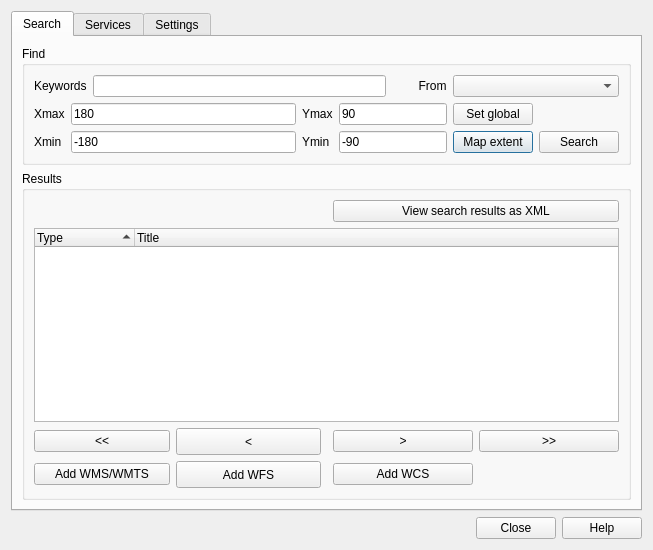
<?xml version="1.0" encoding="UTF-8"?>
<ui version="4.0">
 <class>MetaSearchDialog</class>
 <widget class="QDialog" name="MetaSearchDialog">
  <property name="geometry">
   <rect>
    <x>0</x>
    <y>0</y>
    <width>653</width>
    <height>550</height>
   </rect>
  </property>
  <property name="windowTitle">
   <string>MetaSearch</string>
  </property>
  <layout class="QVBoxLayout" name="verticalLayout">
   <item>
    <widget class="QTabWidget" name="tabWidget">
     <property name="currentIndex">
      <number>0</number>
     </property>
     <widget class="QWidget" name="tabSearch">
      <attribute name="title">
       <string>Search</string>
      </attribute>
      <layout class="QVBoxLayout" name="verticalLayout_2">
       <item>
        <widget class="QGroupBox" name="groupBox">
         <property name="sizePolicy">
          <sizepolicy hsizetype="Expanding" vsizetype="Fixed">
           <horstretch>0</horstretch>
           <verstretch>0</verstretch>
          </sizepolicy>
         </property>
         <property name="title">
          <string>Find</string>
         </property>
         <layout class="QGridLayout" name="gridLayout_3">
          <item row="0" column="1">
           <widget class="QLineEdit" name="leKeywords">
            <property name="sizePolicy">
             <sizepolicy hsizetype="Expanding" vsizetype="Fixed">
              <horstretch>0</horstretch>
              <verstretch>0</verstretch>
             </sizepolicy>
            </property>
           </widget>
          </item>
          <item row="0" column="0">
           <widget class="QLabel" name="label_3">
            <property name="text">
             <string>Keywords</string>
            </property>
           </widget>
          </item>
          <item row="2" column="3" colspan="2">
           <widget class="QPushButton" name="btnCanvasBbox">
            <property name="text">
             <string>Map extent</string>
            </property>
           </widget>
          </item>
          <item row="2" column="5">
           <widget class="QPushButton" name="btnSearch">
            <property name="text">
             <string>Search</string>
            </property>
           </widget>
          </item>
          <item row="1" column="3" colspan="2">
           <widget class="QPushButton" name="btnGlobalBbox">
            <property name="text">
             <string>Set global</string>
            </property>
           </widget>
          </item>
          <item row="0" column="3" colspan="3">
           <widget class="QComboBox" name="cmbConnectionsSearch">
            <property name="sizePolicy">
             <sizepolicy hsizetype="Expanding" vsizetype="Fixed">
              <horstretch>0</horstretch>
              <verstretch>0</verstretch>
             </sizepolicy>
            </property>
           </widget>
          </item>
          <item row="1" column="0" rowspan="2" colspan="3">
           <layout class="QGridLayout" name="gridLayout_2">
            <item row="0" column="0">
             <widget class="QLabel" name="label_4">
              <property name="text">
               <string>Xmax</string>
              </property>
             </widget>
            </item>
            <item row="0" column="1">
             <widget class="QLineEdit" name="leEast">
              <property name="enabled">
               <bool>true</bool>
              </property>
              <property name="minimumSize">
               <size>
                <width>85</width>
                <height>0</height>
               </size>
              </property>
              <property name="text">
               <string>180</string>
              </property>
             </widget>
            </item>
            <item row="0" column="2">
             <widget class="QLabel" name="label_7">
              <property name="text">
               <string>Ymax</string>
              </property>
             </widget>
            </item>
            <item row="0" column="3" colspan="2">
             <widget class="QLineEdit" name="leNorth">
              <property name="minimumSize">
               <size>
                <width>85</width>
                <height>0</height>
               </size>
              </property>
              <property name="text">
               <string>90</string>
              </property>
             </widget>
            </item>
            <item row="1" column="0">
             <widget class="QLabel" name="label_6">
              <property name="text">
               <string>Xmin</string>
              </property>
             </widget>
            </item>
            <item row="1" column="1">
             <widget class="QLineEdit" name="leWest">
              <property name="minimumSize">
               <size>
                <width>85</width>
                <height>0</height>
               </size>
              </property>
              <property name="text">
               <string>-180</string>
              </property>
             </widget>
            </item>
            <item row="1" column="2">
             <widget class="QLabel" name="label_8">
              <property name="text">
               <string>Ymin</string>
              </property>
             </widget>
            </item>
            <item row="1" column="3" colspan="2">
             <widget class="QLineEdit" name="leSouth">
              <property name="minimumSize">
               <size>
                <width>85</width>
                <height>0</height>
               </size>
              </property>
              <property name="text">
               <string>-90</string>
              </property>
             </widget>
            </item>
           </layout>
          </item>
          <item row="0" column="2">
           <widget class="QLabel" name="label">
            <property name="text">
             <string>        From</string>
            </property>
           </widget>
          </item>
         </layout>
        </widget>
       </item>
       <item>
        <widget class="QGroupBox" name="groupBox_2">
         <property name="sizePolicy">
          <sizepolicy hsizetype="Preferred" vsizetype="Expanding">
           <horstretch>0</horstretch>
           <verstretch>0</verstretch>
          </sizepolicy>
         </property>
         <property name="title">
          <string>Results</string>
         </property>
         <layout class="QGridLayout" name="gridLayout_5">
          <item row="0" column="0" colspan="3">
           <widget class="QLabel" name="lblResults">
            <property name="text">
             <string/>
            </property>
           </widget>
          </item>
          <item row="1" column="0" colspan="5">
           <widget class="QTreeWidget" name="treeRecords">
            <property name="toolTip">
             <string>Double click to see full record information</string>
            </property>
            <property name="editTriggers">
             <set>QAbstractItemView::NoEditTriggers</set>
            </property>
            <property name="alternatingRowColors">
             <bool>true</bool>
            </property>
            <property name="rootIsDecorated">
             <bool>false</bool>
            </property>
            <property name="itemsExpandable">
             <bool>false</bool>
            </property>
            <property name="sortingEnabled">
             <bool>true</bool>
            </property>
            <property name="allColumnsShowFocus">
             <bool>true</bool>
            </property>
            <attribute name="headerStretchLastSection">
             <bool>true</bool>
            </attribute>
            <column>
             <property name="text">
              <string>Type</string>
             </property>
            </column>
            <column>
             <property name="text">
              <string>Title</string>
             </property>
            </column>
           </widget>
          </item>
          <item row="2" column="1">
           <widget class="QPushButton" name="btnPrev">
            <property name="minimumSize">
             <size>
              <width>145</width>
              <height>27</height>
             </size>
            </property>
            <property name="text">
             <string>&lt;</string>
            </property>
           </widget>
          </item>
          <item row="0" column="3" colspan="2">
           <widget class="QPushButton" name="btnShowXml">
            <property name="text">
             <string>View search results as XML</string>
            </property>
           </widget>
          </item>
          <item row="2" column="0">
           <widget class="QPushButton" name="btnFirst">
            <property name="text">
             <string>&lt;&lt;</string>
            </property>
           </widget>
          </item>
          <item row="4" column="0">
           <widget class="QPushButton" name="btnAddToWms">
            <property name="sizePolicy">
             <sizepolicy hsizetype="Expanding" vsizetype="Fixed">
              <horstretch>0</horstretch>
              <verstretch>0</verstretch>
             </sizepolicy>
            </property>
            <property name="text">
             <string>Add WMS/WMTS</string>
            </property>
           </widget>
          </item>
          <item row="4" column="1">
           <widget class="QPushButton" name="btnAddToWfs">
            <property name="sizePolicy">
             <sizepolicy hsizetype="Expanding" vsizetype="Fixed">
              <horstretch>0</horstretch>
              <verstretch>0</verstretch>
             </sizepolicy>
            </property>
            <property name="minimumSize">
             <size>
              <width>145</width>
              <height>27</height>
             </size>
            </property>
            <property name="text">
             <string>Add WFS</string>
            </property>
           </widget>
          </item>
          <item row="2" column="4">
           <widget class="QPushButton" name="btnLast">
            <property name="minimumSize">
             <size>
              <width>140</width>
              <height>0</height>
             </size>
            </property>
            <property name="text">
             <string>&gt;&gt;</string>
            </property>
           </widget>
          </item>
          <item row="4" column="3">
           <widget class="QPushButton" name="btnAddToWcs">
            <property name="sizePolicy">
             <sizepolicy hsizetype="Expanding" vsizetype="Fixed">
              <horstretch>0</horstretch>
              <verstretch>0</verstretch>
             </sizepolicy>
            </property>
            <property name="text">
             <string>Add WCS</string>
            </property>
           </widget>
          </item>
          <item row="2" column="3">
           <widget class="QPushButton" name="btnNext">
            <property name="minimumSize">
             <size>
              <width>140</width>
              <height>0</height>
             </size>
            </property>
            <property name="text">
             <string>&gt;</string>
            </property>
           </widget>
          </item>
         </layout>
         <zorder>treeRecords</zorder>
         <zorder>lblResults</zorder>
         <zorder>btnPrev</zorder>
         <zorder>btnFirst</zorder>
         <zorder>btnShowXml</zorder>
         <zorder>btnAddToWms</zorder>
         <zorder>btnAddToWfs</zorder>
         <zorder>btnLast</zorder>
         <zorder>btnAddToWcs</zorder>
         <zorder>btnNext</zorder>
        </widget>
       </item>
      </layout>
     </widget>
     <widget class="QWidget" name="tabServers">
      <attribute name="title">
       <string>Services</string>
      </attribute>
      <layout class="QGridLayout" name="gridLayout">
       <item row="0" column="0" colspan="5">
        <widget class="QComboBox" name="cmbConnectionsServices"/>
       </item>
       <item row="1" column="0">
        <widget class="QPushButton" name="btnServerInfo">
         <property name="text">
          <string>Service info</string>
         </property>
        </widget>
       </item>
       <item row="1" column="1" colspan="2">
        <widget class="QPushButton" name="btnCapabilities">
         <property name="text">
          <string>GetCapabilities response</string>
         </property>
        </widget>
       </item>
       <item row="2" column="0">
        <widget class="QPushButton" name="btnNew">
         <property name="text">
          <string>New</string>
         </property>
        </widget>
       </item>
       <item row="2" column="1">
        <widget class="QPushButton" name="btnEdit">
         <property name="text">
          <string>Edit</string>
         </property>
        </widget>
       </item>
       <item row="2" column="2">
        <widget class="QPushButton" name="btnDelete">
         <property name="text">
          <string>Delete</string>
         </property>
        </widget>
       </item>
       <item row="2" column="4">
        <widget class="QPushButton" name="btnSave">
         <property name="text">
          <string>Save</string>
         </property>
        </widget>
       </item>
       <item row="3" column="0" colspan="5">
        <widget class="QTextBrowser" name="textMetadata">
         <property name="openExternalLinks">
          <bool>true</bool>
         </property>
        </widget>
       </item>
       <item row="1" column="3" colspan="2">
        <widget class="QPushButton" name="btnAddDefault">
         <property name="text">
          <string>Add default services</string>
         </property>
        </widget>
       </item>
       <item row="2" column="3">
        <widget class="QPushButton" name="btnLoad">
         <property name="text">
          <string>Load</string>
         </property>
        </widget>
       </item>
      </layout>
     </widget>
     <widget class="QWidget" name="tabSettings">
      <attribute name="title">
       <string>Settings</string>
      </attribute>
      <widget class="QGroupBox" name="groupBox_3">
       <property name="geometry">
        <rect>
         <x>10</x>
         <y>10</y>
         <width>571</width>
         <height>71</height>
        </rect>
       </property>
       <property name="title">
        <string>Results paging</string>
       </property>
       <widget class="QLabel" name="label_5">
        <property name="geometry">
         <rect>
          <x>10</x>
          <y>30</y>
          <width>41</width>
          <height>26</height>
         </rect>
        </property>
        <property name="text">
         <string>Show</string>
        </property>
       </widget>
       <widget class="QSpinBox" name="spnRecords">
        <property name="geometry">
         <rect>
          <x>60</x>
          <y>30</y>
          <width>104</width>
          <height>26</height>
         </rect>
        </property>
       </widget>
       <widget class="QLabel" name="label_2">
        <property name="geometry">
         <rect>
          <x>170</x>
          <y>30</y>
          <width>229</width>
          <height>26</height>
         </rect>
        </property>
        <property name="text">
         <string>results at a time</string>
        </property>
        <property name="alignment">
         <set>Qt::AlignLeading|Qt::AlignLeft|Qt::AlignVCenter</set>
        </property>
       </widget>
      </widget>
      <widget class="QGroupBox" name="groupBox_4">
       <property name="geometry">
        <rect>
         <x>10</x>
         <y>90</y>
         <width>571</width>
         <height>71</height>
        </rect>
       </property>
       <property name="title">
        <string>Server timeout</string>
       </property>
       <widget class="QSpinBox" name="spnTimeout">
        <property name="geometry">
         <rect>
          <x>60</x>
          <y>30</y>
          <width>104</width>
          <height>26</height>
         </rect>
        </property>
        <property name="value">
         <number>10</number>
        </property>
       </widget>
       <widget class="QLabel" name="label_9">
        <property name="geometry">
         <rect>
          <x>170</x>
          <y>40</y>
          <width>46</width>
          <height>13</height>
         </rect>
        </property>
        <property name="text">
         <string>seconds</string>
        </property>
       </widget>
      </widget>
     </widget>
    </widget>
   </item>
   <item>
    <widget class="QDialogButtonBox" name="buttonBox">
     <property name="orientation">
      <enum>Qt::Horizontal</enum>
     </property>
     <property name="standardButtons">
      <set>QDialogButtonBox::Close|QDialogButtonBox::Help</set>
     </property>
    </widget>
   </item>
  </layout>
 </widget>
 <resources/>
 <connections>
  <connection>
   <sender>buttonBox</sender>
   <signal>accepted()</signal>
   <receiver>MetaSearchDialog</receiver>
   <slot>accept()</slot>
   <hints>
    <hint type="sourcelabel">
     <x>248</x>
     <y>254</y>
    </hint>
    <hint type="destinationlabel">
     <x>157</x>
     <y>274</y>
    </hint>
   </hints>
  </connection>
  <connection>
   <sender>buttonBox</sender>
   <signal>rejected()</signal>
   <receiver>MetaSearchDialog</receiver>
   <slot>reject()</slot>
   <hints>
    <hint type="sourcelabel">
     <x>316</x>
     <y>260</y>
    </hint>
    <hint type="destinationlabel">
     <x>286</x>
     <y>274</y>
    </hint>
   </hints>
  </connection>
 </connections>
</ui>
